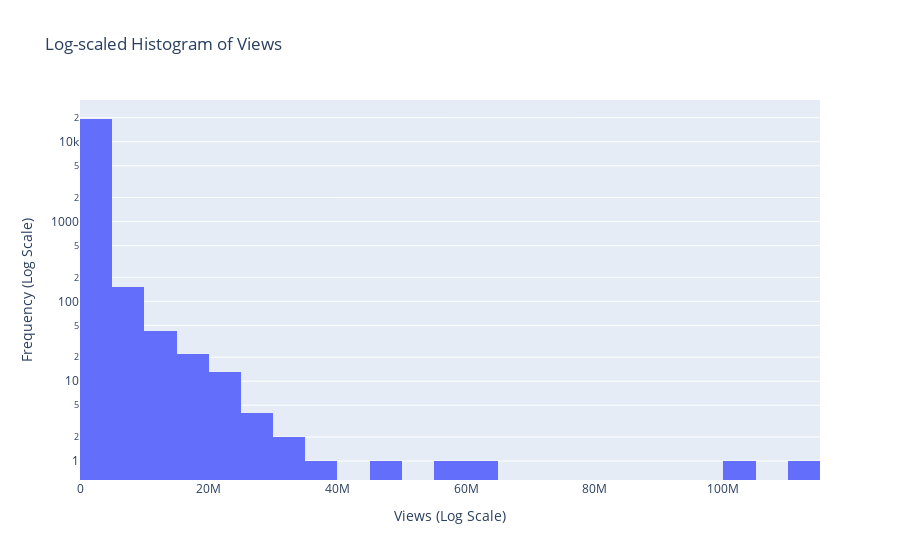

Notebook code for this chart:
### Code cell
# Example for views distribution with log scale
fig = px.histogram(filtered_dataset, x='subscribers_cc', nbins=50, log_y=True, title='Log-scaled Histogram of Views')
fig.update_layout(xaxis_title='Views (Log Scale)', yaxis_title='Frequency (Log Scale)')

# Show the plot
fig.show()

### Figure 1 — Plotly figure (JSON) as saved in the notebook; plotly's stock layout.template omitted (floating-point values rounded to 4 significant figures; data arrays with more than 128 entries replaced by an {"elided": "..."} marker saying what was removed)
{"data": [{"alignmentgroup": "True", "bingroup": "x", "hovertemplate": "subscribers_cc=%{x}<br>count=%{y}<extra></extra>", "legendgroup": "", "marker": {"color": "#636efa", "pattern": {"shape": ""}}, "name": "", "nbinsx": 50, "offsetgroup": "", "orientation": "v", "showlegend": false, "type": "histogram", "x": {"elided": "19529 int values"}, "xaxis": "x", "yaxis": "y"}], "layout": {"barmode": "relative", "legend": {"tracegroupgap": 0}, "title": {"text": "Log-scaled Histogram of Views"}, "xaxis": {"anchor": "y", "domain": [0, 1], "title": {"text": "Views (Log Scale)"}}, "yaxis": {"anchor": "x", "domain": [0, 1], "title": {"text": "Frequency (Log Scale)"}, "type": "log"}}}
